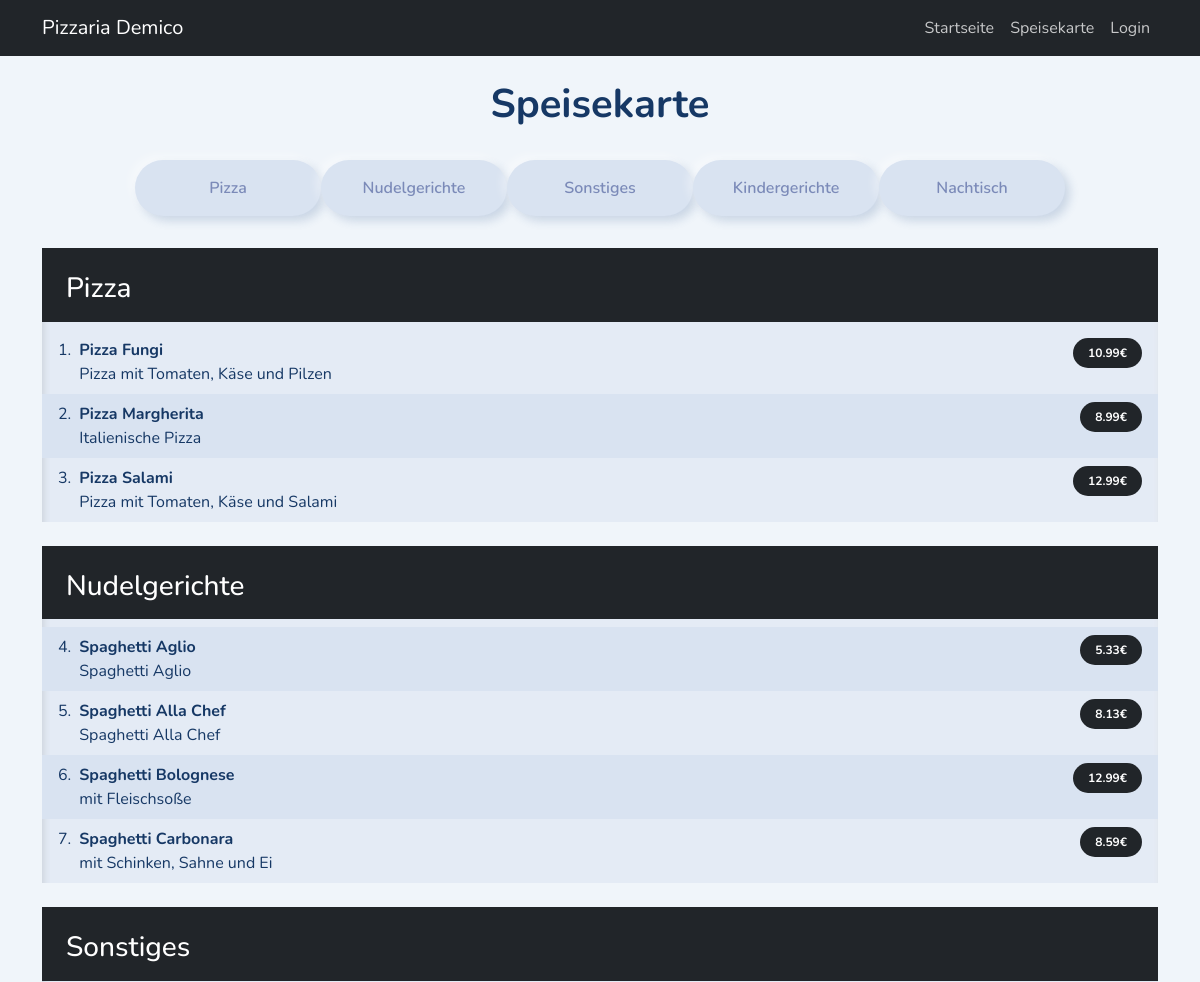
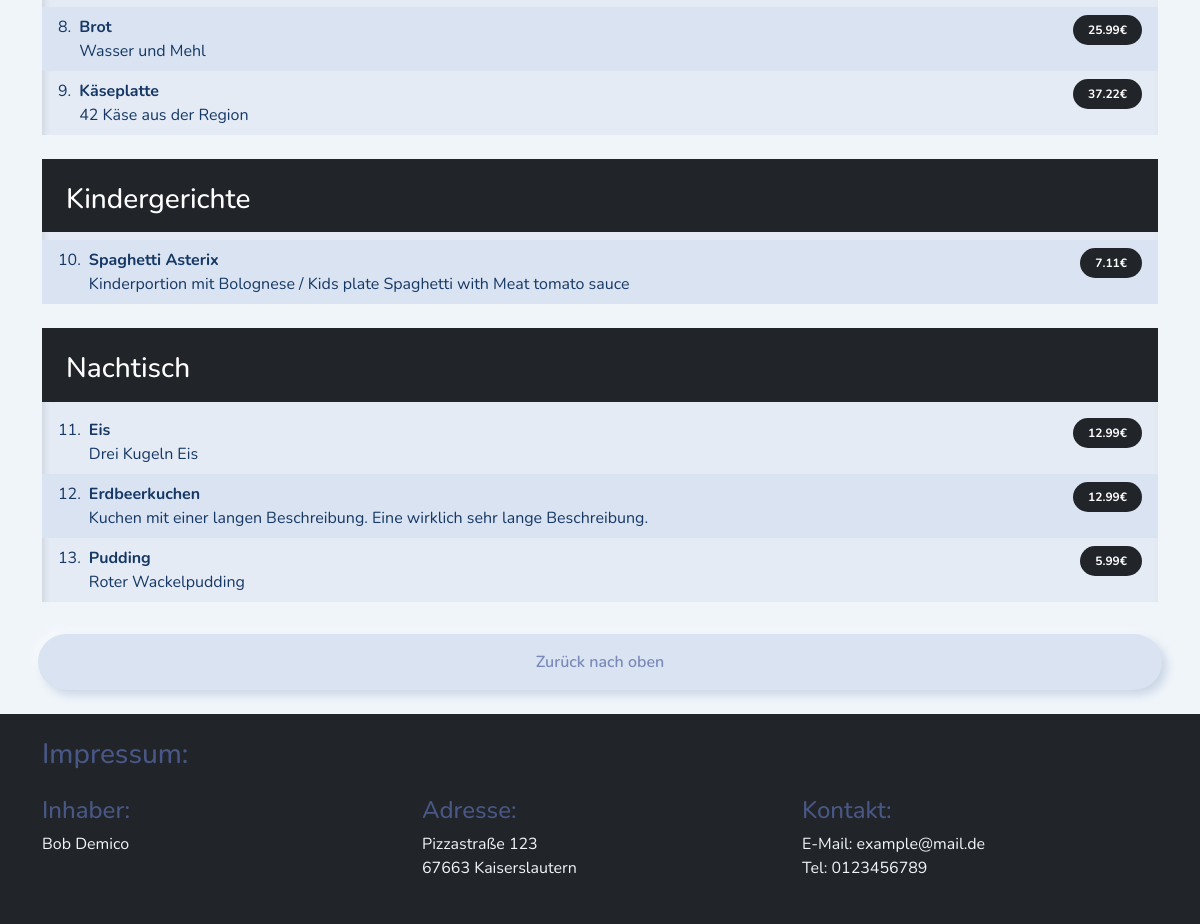
The page /speisekarte/ on the database as committed earlier (2 pictures, top to bottom).
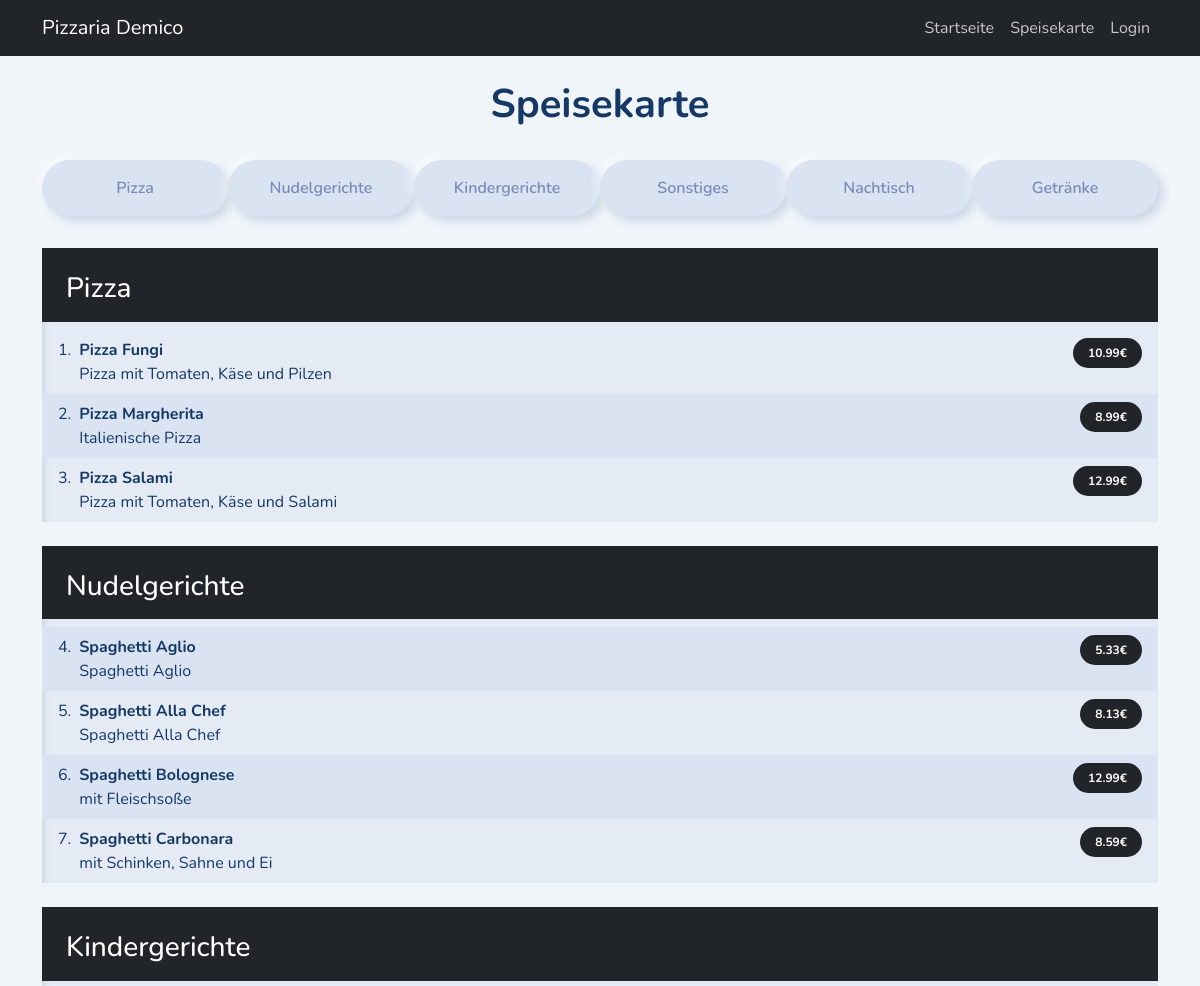
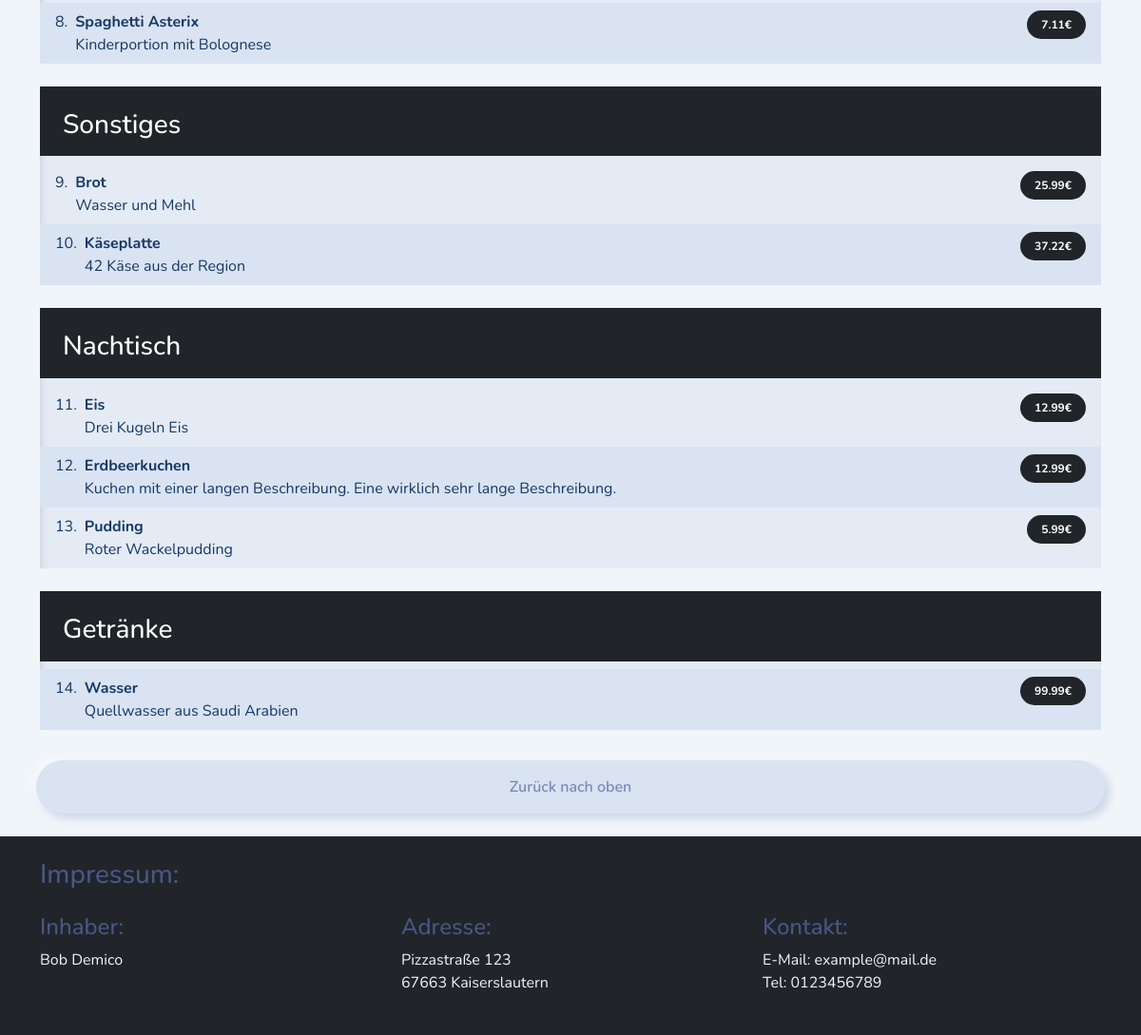
The same page on the database as committed later (2 pictures, top to bottom).
### Speisekarte/models.py (models this page shows, shortened)
class Kategorie(models.Model):
    name = models.CharField(max_length=200)
    priority = models.IntegerField()
    class Meta:
        verbose_name = 'Kategorie'
        verbose_name_plural = 'Kategorien'
        ordering = ('name', 'priority',)

class Gericht(models.Model):
    name = models.CharField(max_length=200)
    description = models.TextField(null=True, blank=True)
    preis = models.FloatField()
    kategorie = models.ForeignKey(Kategorie, on_delete=models.RESTRICT)
    class Meta:
        verbose_name = 'Gericht'
        verbose_name_plural = 'Gerichte'
        ordering = ('name', 'description', 'preis', 'kategorie')

### Speisekarte/views.py (the view)
# urls.py: path("speisekarte/", include("Speisekarte.urls")),
def speisekarte(request):
    gerichte = Gericht.objects.all()
    context = {"gerichte":gerichte, "kategorien":Kategorie.objects.all().order_by("priority")}
    return render(request, "Speisekarte/speisekarte.html", context)

### Speisekarte/templates/Speisekarte/speisekarte.html (shortened to what this page needs)
{% extends "main.html" %}
{% block content %}
<section>
<div class="container">
    <div class="container">
        <h1 class="p-4 text-center text-primary-emphasis"><strong>Speisekarte</strong></h1>
        <div class="row h-100 d-flex align-items-center justify-content-center">
            {% for kategorie in kategorien %}
            <a class="btn pt-2 pb-2 pt-xl-3 pb-xl-3  col-xl-2 col-lg-4 col-md-4 col-sm-6 p-1 my-1 my-xl-0" href="#{{kategorie.name}}" role="button">{{kategorie.name}}</a>
            {% endfor %}
        </div>
    </div>
    <ol class="list-group list-group-numbered dark">
        {% for kategorie in kategorien %}
        <h3 class="p-4 pb-3 bg-dark text-white" id={{kategorie.name}}> {{kategorie.name}} </h3>
        {% for gericht in gerichte%} {% if gericht.kategorie == kategorie %}
        <li class="list-group-item d-flex justify-content-between align-items-start text-primary-emphasis {% cycle 'primary' 'bg-secondary' %}">
            <div class="ms-2 me-auto">
                <div class="fw-bold">{{ gericht.name}}</div>
                {{ gericht.description }}
            </div>
            <span class="badge bg-dark rounded-pill">{{gericht.preis}}€</span>
        </li>
        {% endif %} {% endfor %}
        <section class="bg-light"><br></section>
        {% endfor %}
    </ol>
</div>
</section>
{% endblock content %}

Rows that differ between the two databases and show on the page:
changed Kategorie "Kindergerichte": moves up the list
added Kategorie: name "Getränke"
changed Gericht "Spaghetti Asterix": description "Kinderportion mit Bolognese / Kids plate Spaghetti with Meat tomato sauce" → "Kinderportion mit Bolognese"
added Gericht: name "Wasser", description "Quellwasser aus Saudi Arabien", preis "99.99", shown under "Getränke"
